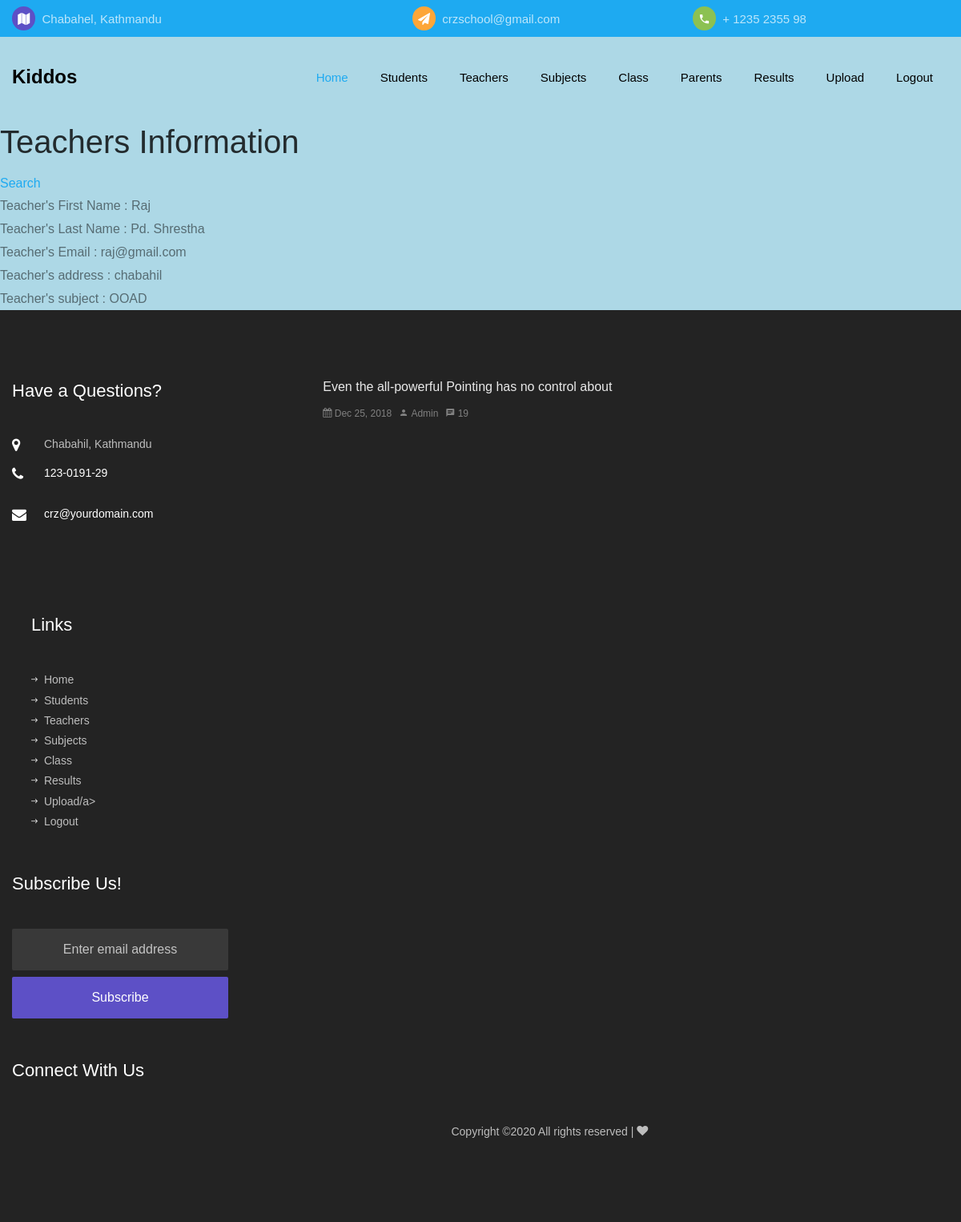
Page /app/teacherlist/ on the earlier database version.
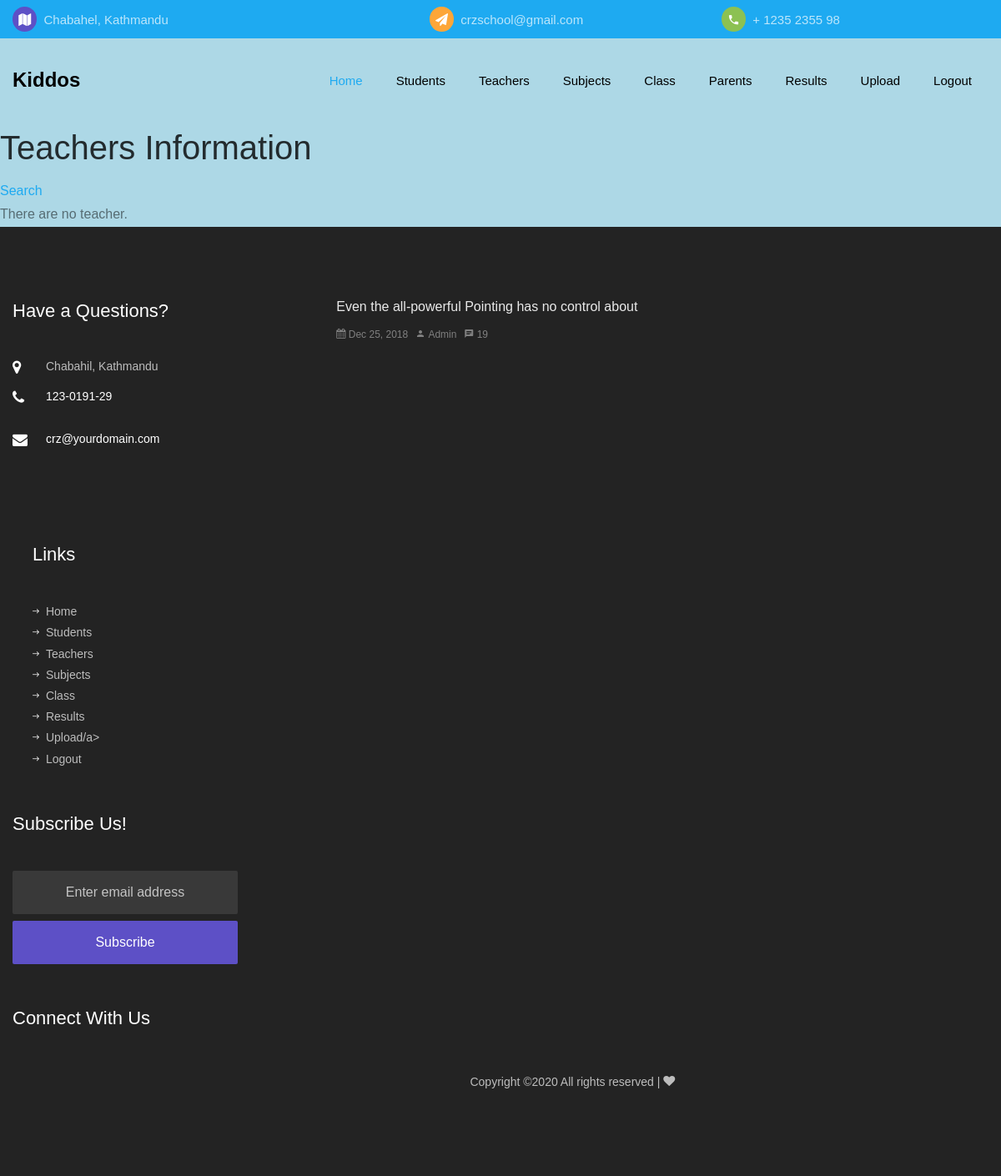
Same page on the later database version.
### app/models.py (models this page shows, shortened)
class Teacher(models.Model):
    first_name = models.CharField(max_length=50)
    last_name = models.CharField(max_length=50)
    email = models.CharField(max_length=50)
    address = models.CharField(max_length=50)
    subject= models.CharField(max_length=50)

### app/views.py (the view)
# urls.py: path('teacherlist/',view_teacher_lists),
def view_teacher_lists(request):
    list_of_teachers= Teacher.objects.all()
    context_variable = {
        'teacher':list_of_teachers
    }
    return render(request,'teacher/teacher_list.html',context_variable)

### app/templates/teacher/teacher_list.html (shortened to what this page needs)
{% extends 'base/base.html' %}
    {% load static %}
    {% block content %}
    <h1>Teachers Information</h1>
    <a href="/app/searchteacher/">Search</a> <br>
    {% for teachers in teacher %}
    Teacher's First Name : {{teachers.first_name}} <br>
    Teacher's Last Name : {{teachers.last_name}} <br>
    Teacher's Email : {{teachers.email}}<br>
    Teacher's address : {{teachers.address}}<br>
    Teacher's subject : {{teachers.subject}}<br>
    {% empty %}
    There are no teacher.
{% endfor %}
{% endblock %}

Differences in the rows shown:
removed Teacher: first_name "Raj", last_name "Pd. Shrestha", email "raj@gmail.com", address "chabahil", subject "OOAD"
Other differences:
text now shown: "There are no teacher."
